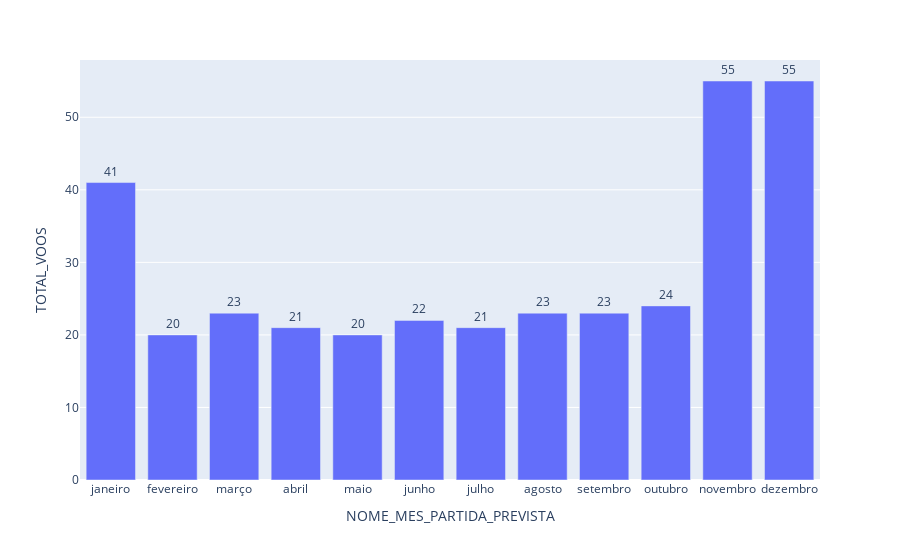

The notebook cell this image was saved under:
### Code cell
fig = px.bar(
    dataframe_gb, 
    x='NOME_MES_PARTIDA_PREVISTA', 
    y='TOTAL_VOOS', 
    text_auto='0',
)
fig.update_traces(
    textposition='outside'
)
fig.show()

### Figure 1 — Plotly figure (JSON) as saved in the notebook; plotly's stock layout.template omitted (floating-point values rounded to 4 significant figures)
{"data": [{"alignmentgroup": "True", "hovertemplate": "NOME_MES_PARTIDA_PREVISTA=%{x}<br>TOTAL_VOOS=%{y}<extra></extra>", "legendgroup": "", "marker": {"color": "#636efa", "pattern": {"shape": ""}}, "name": "", "offsetgroup": "", "orientation": "v", "showlegend": false, "textposition": "outside", "texttemplate": "%{y:0}", "type": "bar", "x": ["janeiro", "fevereiro", "março", "abril", "maio", "junho", "julho", "agosto", "setembro", "outubro", "novembro", "dezembro"], "xaxis": "x", "y": [41, 20, 23, 21, 20, 22, 21, 23, 23, 24, 55, 55], "yaxis": "y"}], "layout": {"barmode": "relative", "legend": {"tracegroupgap": 0}, "margin": {"t": 60}, "xaxis": {"anchor": "y", "domain": [0, 1], "title": {"text": "NOME_MES_PARTIDA_PREVISTA"}}, "yaxis": {"anchor": "x", "domain": [0, 1], "title": {"text": "TOTAL_VOOS"}}}}
